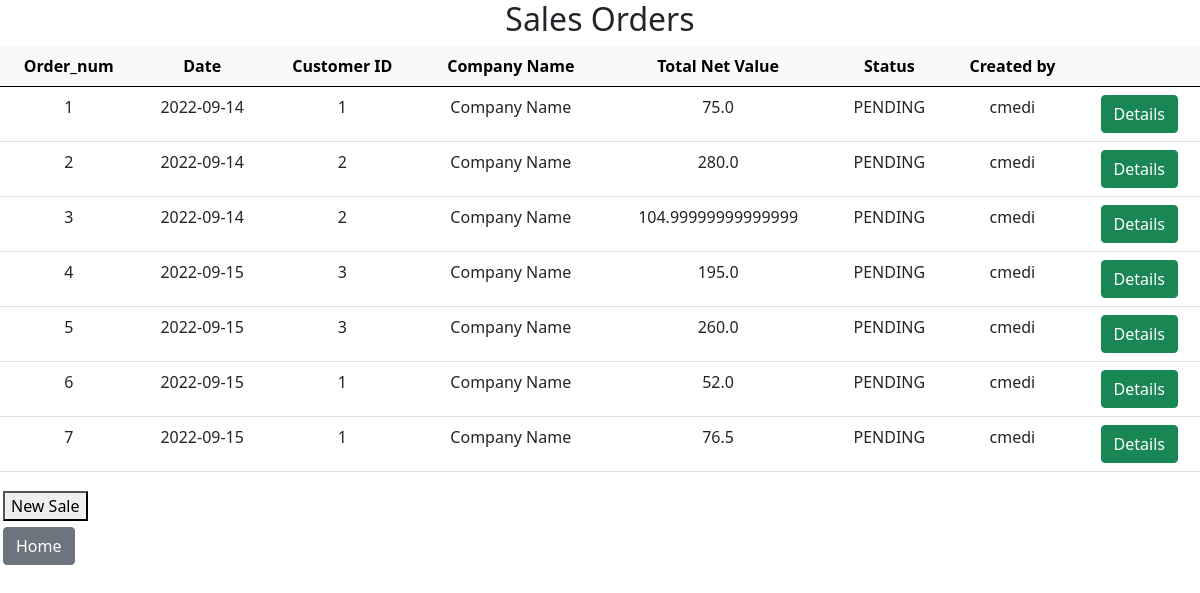
The app's page /get_all_sorders with its own data.
### tables this page shows
CREATE TABLE sorder_header (order_num INTEGER PRIMARY KEY AUTOINCREMENT, date DATE NOT NULL DEFAULT CURRENT_DATE, customer_id INTEGER NOT NULL, total_net_value FLOAT, status TEXT DEFAULT PENDING, created_by TEXT NOT NULL, FOREIGN KEY (customer_id) REFERENCES customers (id) ON DELETE RESTRICT, FOREIGN KEY (created_by) REFERENCES users (username));

### app.py (the view)
@app.route("/get_all_sorders", methods = ["GET"])
def get_all_sorders():
    sorders = db.execute("SELECT * FROM sorder_header")
    return render_template("sorders_list.html", sorders=sorders)

### app.py (called while the page is built)
@app.after_request
def after_request(response):
    response.headers["Cache-Control"] = "no-cache, no-store, must-revalidate"
    response.headers["Expires"] = 0
    response.headers["Pragma"] = "no-cache"
    return response

### templates/sorders_list.html (shortened to what this page needs)
{% extends "layout.html" %}
{% block body %}
    <h2 class="text-center">Sales Orders</h2>
    <form action="/sorder_details" method="get">
        <table class="table text-center">
            <thead class="table-light">
                <tr>
                    <th>Order_num</th>
                    <th>Date</th>
                    <th>Customer ID</th>
                    <th>Company Name</th>
                    <th>Total Net Value</th>
                    <th>Status</th>
                    <th>Created by</th>
                    <th></th>
                </tr>
            </thead>
            <tbody>
                {% for sorder in sorders %}
                <tr>
                    <td>{{ sorder["order_num"] }}</td>
                    <td>{{ sorder["date"] }}</td>
                    <td>{{ sorder["customer_id"] }}</td>
                    <td>Company Name</td>
                    <td>{{ sorder["total_net_value"] }}</td>
                    <td>{{ sorder["status"] }}</td>
                    <td>{{ sorder["created_by"] }}</td>
                    <td>
                        <button class="btn btn-success" name="sorder_num" value="{{ sorder['order_num'] }}" type="submit">Details</button>
                    </td>
                </tr>
                {% endfor %}
            </tbody>
        </table>
    </form>
    <form method="get" action="/" style="padding: 3px;">
        <button type="submit">New Sale</button>
    </form>
    <form method="get" action="/" style="padding: 3px;">
        <button class="btn btn-secondary" type="submit">Home</button>
    </form>
{% endblock %}

### records on screen
sorder_header: order_num "1", date "2022-09-14", customer_id "1", total_net_value "75.0", status "PENDING", created_by "cmedi"
sorder_header: order_num "2", date "2022-09-14", customer_id "2", total_net_value "280.0", status "PENDING", created_by "cmedi"
sorder_header: order_num "3", date "2022-09-14", customer_id "2", total_net_value "104.99999999999999", status "PENDING", created_by "cmedi"
sorder_header: order_num "4", date "2022-09-15", customer_id "3", total_net_value "195.0", status "PENDING", created_by "cmedi"
sorder_header: order_num "5", date "2022-09-15", customer_id "3", total_net_value "260.0", status "PENDING", created_by "cmedi"
sorder_header: order_num "6", date "2022-09-15", customer_id "1", total_net_value "52.0", status "PENDING", created_by "cmedi"
sorder_header: order_num "7", date "2022-09-15", customer_id "1", total_net_value "76.5", status "PENDING", created_by "cmedi"
